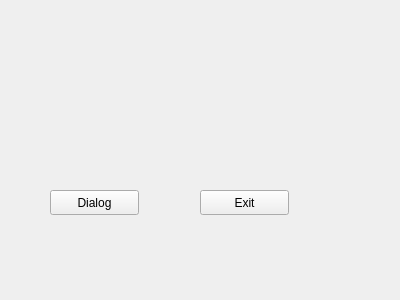
<?xml version="1.0" encoding="UTF-8"?>
<ui version="4.0">
 <class>MyWidget</class>
 <widget class="QWidget" name="MyWidget">
  <property name="geometry">
   <rect>
    <x>0</x>
    <y>0</y>
    <width>400</width>
    <height>300</height>
   </rect>
  </property>
  <property name="windowTitle">
   <string>MyWidget</string>
  </property>
  <widget class="QPushButton" name="pushButton">
   <property name="geometry">
    <rect>
     <x>50</x>
     <y>190</y>
     <width>89</width>
     <height>25</height>
    </rect>
   </property>
   <property name="text">
    <string>Dialog</string>
   </property>
  </widget>
  <widget class="QPushButton" name="pushButton_2">
   <property name="geometry">
    <rect>
     <x>200</x>
     <y>190</y>
     <width>89</width>
     <height>25</height>
    </rect>
   </property>
   <property name="text">
    <string>Exit</string>
   </property>
  </widget>
 </widget>
 <layoutdefault spacing="6" margin="11"/>
 <resources/>
 <connections>
  <connection>
   <sender>pushButton_2</sender>
   <signal>clicked()</signal>
   <receiver>MyWidget</receiver>
   <slot>close()</slot>
   <hints>
    <hint type="sourcelabel">
     <x>239</x>
     <y>202</y>
    </hint>
    <hint type="destinationlabel">
     <x>243</x>
     <y>236</y>
    </hint>
   </hints>
  </connection>
 </connections>
</ui>
